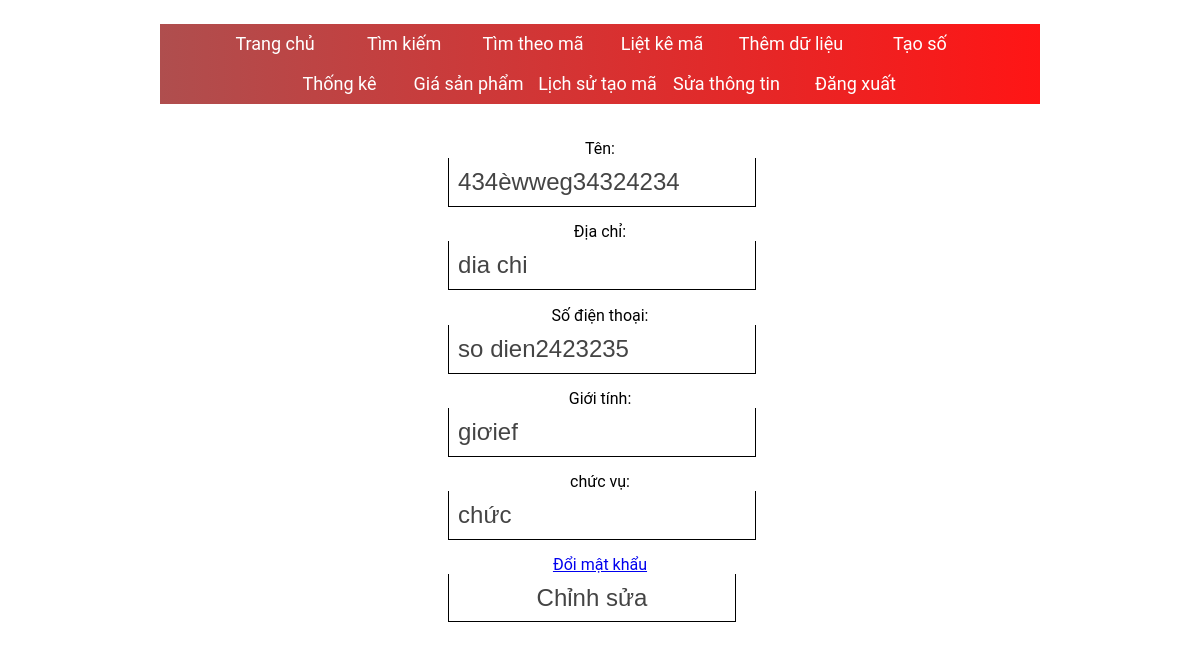
Before: /edit (signed in) with the older database file.
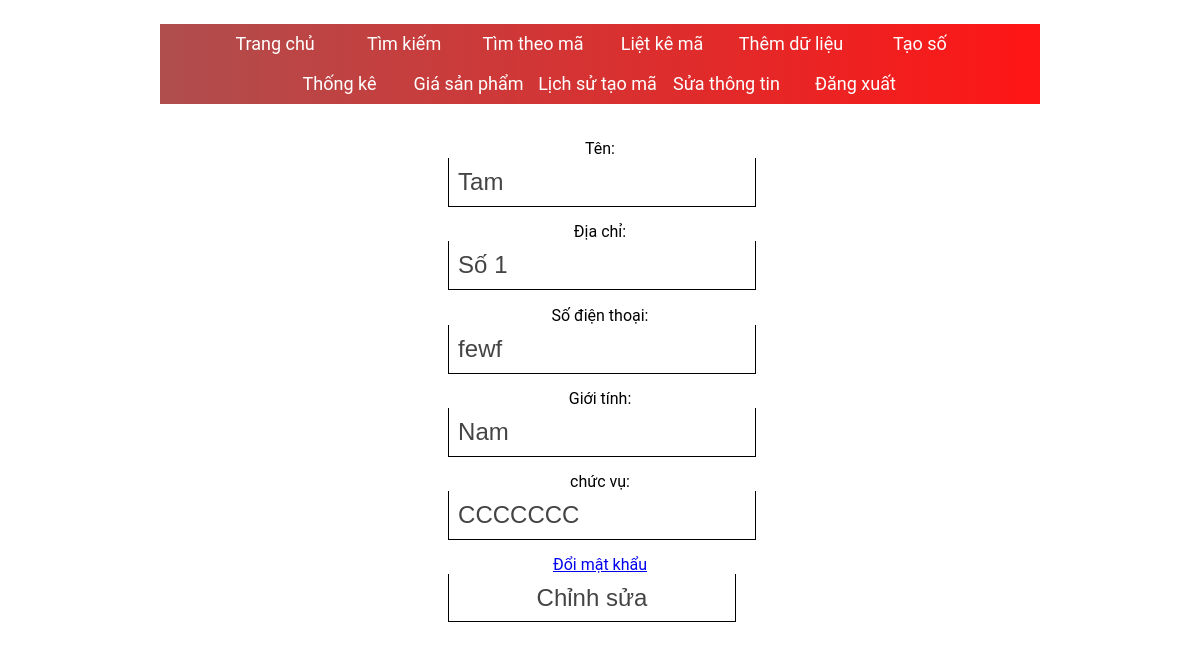
After: the same page with the newer database file.
### accounts/models.py (models this page shows, shortened)
class User(AbstractBaseUser):
    email = models.EmailField(verbose_name='email address',unique=True)
    username = models.CharField(max_length=50,unique=True)
    ten = models.CharField(max_length=50,blank=True,verbose_name="Tên")
    diachi = models.CharField(max_length=50,blank=True,verbose_name="Địa chỉ")
    SDT = models.CharField(max_length=50,blank=True,verbose_name="Số điện thoại")
    gioitinh = models.CharField(max_length=10,blank=True,verbose_name="giới tính")
    chucvu = models.CharField(max_length=20,blank=True,verbose_name="chức vụ")
    is_superuser = models.BooleanField(default=False,null=True)
    is_active = models.BooleanField(default=True)
    objects = UserManager()
    USERNAME_FIELD = 'username'
    REQUIRED_FIELDS = ['email']

### accounts/views.py (the view)
# urls.py: path('edit', views.edit),
def edit(request):
    if(request.user.is_anonymous):
        return render(request,'pages/error.html',{'data':'Bạn phải đăng nhập'})
    form = EditForm()
    if request.method == "POST":
        print(request.POST.get('username'))
        form = EditForm(request.POST)
        if form.is_valid():
            form.save()
            return render(request, 'pages/error.html', {'data': 'Sửa thông tin thành công'})
    return render(request,'pages/edit.html',{'form':form})

### accounts/forms.py (shortened to what this page needs)
class EditForm(forms.Form):
    username = forms.CharField(label="Tài khoản", max_length=30)
    ten = forms.CharField(max_length=50, label="Tên",required=False)
    diachi = forms.CharField(max_length=50, label="Địa chỉ",required=False)
    SDT = forms.CharField(max_length=50, label="Số điện thoại",required=False)
    gioitinh = forms.CharField(max_length=10, label="giới tính",required=False)
    chucvu = forms.CharField(max_length=20, label="chức vụ",required=False)

### accounts/templates/pages/edit.html (shortened to what this page needs)
{% extends  "pages/base.html"%}
{%block head%}
    {%load staticfiles %}
    <link rel="stylesheet" type="text/css" href="{% static 'css/form.css' %}">
{% endblock %}
{%block content%}
    <div>
        <form action="/edit" method="POST">
            <label>Tên: </label>
            <input type="text" name="ten" value="{{ user.ten }}" />
            <label>Địa chỉ: </label>
            <input type="text" name="diachi" value="{{user.diachi}}"/>
            <label>Số điện thoại: </label>
            <input type="text" name="SDT" value="{{user.SDT}}"/>
            <label>Giới tính: </label>
            <input type="text" name="gioitinh" value="{{user.gioitinh}}"/>
            <label>chức vụ: </label>
            <input type="text" name="chucvu" value="{{user.chucvu}}"/>
            <a href="changepass" >Đổi mật khẩu</a>
            <input type="submit" value="Chỉnh sửa">
        </form>
    </div>
{% endblock %}

Changed rows visible on the page:
changed User: ten "434èwweg34324234" → "Tam"; diachi "dia chi" → "Số 1"; SDT "so dien2423235" → "fewf"; gioitinh "giơief" → "Nam"; chucvu "chức" → "CCCCCCC"
